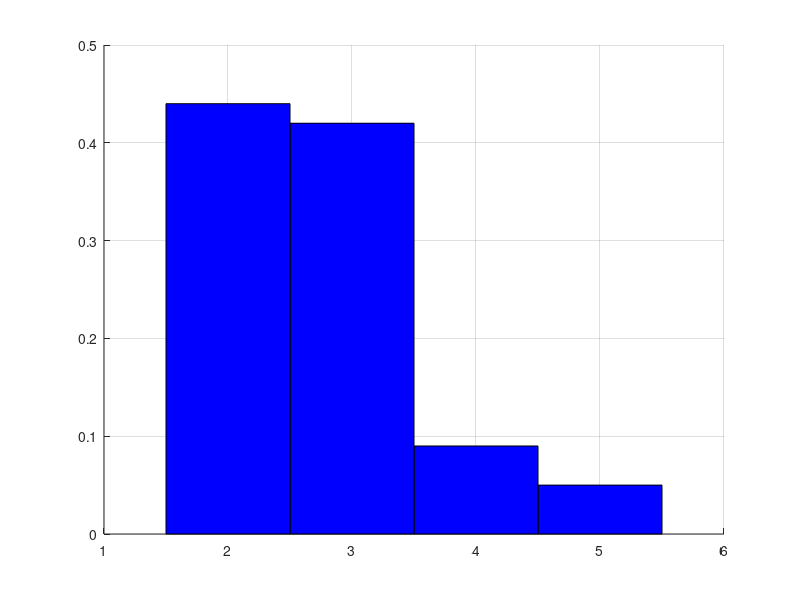

Recreate this plot in MATLAB.
pkg load statistics;
N = 100;
x = [1 2 3 4];
p = [0/100, 46/100 40/100 10/100 4/100];
v = [];

for i = 1:N
   y = rand();
   contor = 1;
   pContor = p(contor);
   while y > pContor
     contor = contor + 1;
     pContor = pContor + p(contor);
   endwhile
   v = [contor v];
endfor

clf; grid on; hold on;
Hist=histc(v,min(v):max(v));
bar(min(v):max(v),Hist/N,'hist','FaceColor','b');